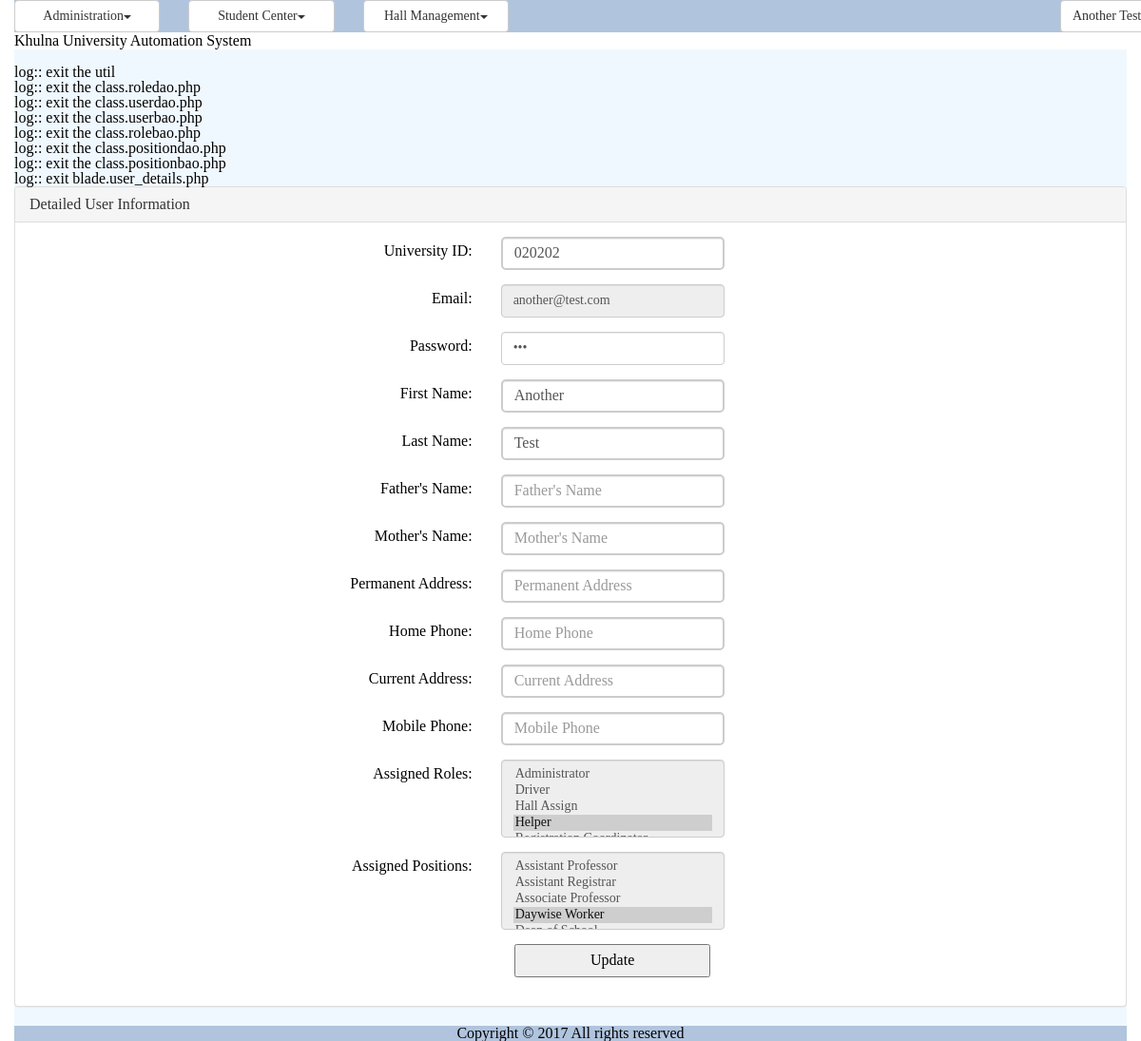
The page /user_details.php (signed in) on the database its author committed.
### tables this page shows
CREATE TABLE `tbl_user` (
  `ID` varchar(40) NOT NULL,
  `UniversityID` varchar(20) NOT NULL,
  `Email` varchar(50) NOT NULL,
  `Password` varchar(20) NOT NULL,
  `FirstName` varchar(50) NOT NULL,
  `LastName` varchar(50) NOT NULL,
  `Status` varchar(20) DEFAULT NULL,
  `IsLogged` smallint(1) DEFAULT NULL,
  `IsArchived` smallint(1) DEFAULT NULL,
  `IsDeleted` smallint(1) DEFAULT NULL
);

CREATE TABLE `tbl_role` (
  `ID` varchar(40) NOT NULL,
  `Name` varchar(50) NOT NULL
);

CREATE TABLE `tbl_position` (
  `ID` varchar(40) NOT NULL,
  `Name` varchar(50) NOT NULL
);

### common/class.common.user.php (called while the page is built, shortened)
<?php
class User{
    private $_ID;
    public function setID ( $ID ) {
        $this->_ID = $ID;
    }
    public function getID () {
        return $this->_ID;
    }
}
class UserDetails{
    private $_FatherName;
    private $_MotherName;
    private $_PermanentAddress;
    private $_HomePhone;
    private $_CurrentAddress;
    private $_MobilePhone;
    public function setFatherName ( $FatherName ) {
        $this->_FatherName = $FatherName;
    }
    public function getFatherName () {
        return $this->_FatherName;
    }
    public function setMotherName ( $MotherName ) {
        $this->_MotherName = $MotherName;
    }
    public function getMotherName () {
        return $this->_MotherName;
    }
    public function setPermanentAddress ( $PermanentAddress ) {
        $this->_PermanentAddress = $PermanentAddress;
    }
    public function getPermanentAddress () {
        return $this->_PermanentAddress;
    }
    public function setHomePhone( $HomePhone ) {
        $this->_HomePhone = $HomePhone;
    }
    public function getHomePhone() {
        return $this->_HomePhone;
    }
   public function setCurrentAddress ( $CurrentAddress ) {
        $this->_CurrentAddress = $CurrentAddress;
    }
    public function getCurrentAddress () {
        return $this->_CurrentAddress;
    }
    public function setMobilePhone( $MobilePhone ) {
        $this->_MobilePhone = $MobilePhone;
    }
    public function getMobilePhone() {
        return $this->_MobilePhone;
    }
}
class Role{
    private $_ID;
    private $_Name;
    public function setID ( $ID ) {
        $this->_ID = $ID;
    }
    public function getID () {
        return $this->_ID;
    }
    public function setName( $Name ) {
        $this->_Name = $Name;
    }
    public function getName() {
        return $this->_Name;
    }
}
class Position{
    private $_ID;
    private $_Name;
    public function setID ( $ID ) {
        $this->_ID = $ID;
    }
    public function getID () {
        return $this->_ID;
    }
    public function setName( $Name ) {
        $this->_Name = $Name;
    }
    public function getName() {
        return $this->_Name;
    }
}
?>

### common/class.common.php (called while the page is built, shortened)
<?php
include_once 'class.common.user.php';
class Result{
    private $_IsSuccess=0;
    private $_ResultObject;
    public function setIsSuccess($IsSuccess){
        $this->_IsSuccess = $IsSuccess;
    }
    public function getIsSuccess(){
        return $this->_IsSuccess;
    }
    public function setResultObject($ResultObject){
        $this->_ResultObject = $ResultObject;
    }
    public function getResultObject(){
        return $this->_ResultObject;
    }
}
?>

### modules/user/ui/view.user_details.php (the view)
<?php
include_once COMMON.'class.common.php';
include_once 'blade/view.user_details.blade.php';
?>
<div class="panel panel-default">
    <div class="panel-heading">Detailed User Information</div>
    <div class="panel-body">
	<div id="form">
		<form method="post" class="form-horizontal">
			<div class="form-group">
              	<label class="control-label col-sm-4" for="txtUniversityID">University ID:</label>
              	<div class="col-sm-6">
              	<input type="text" name="txtUniversityID" class="form-control" placeholder="University Identity" value="<?php echo $userPositions->getUniversityID(); ?>" required/>
			  	</div>
			</div>
			<div class="form-group">
              	<label class="control-label col-sm-4" for="txtEmail">Email:</label>
              	<div class="col-sm-6">
			  	<input type="email" name="txtEmail" class="form-control" placeholder="Email Address" value="<?php echo $userPositions->getEmail(); ?>" readonly/>
			  	</div>
			</div>
			<div class="form-group">
              	<label class="control-label col-sm-4" for="txtPassword">Password:</label>
              	<div class="col-sm-6">
				<input type="password" name="txtPassword" class="form-control" placeholder="Password" value="<?php echo $userPositions->getPassword(); ?>" required/>
				</div>
			</div>
			<div class="form-group">
              	<label class="control-label col-sm-4" for="txtFirstName">First Name:</label>
              	<div class="col-sm-6">
				<input type="text" name="txtFirstName" class="form-control" placeholder="First Name" value="<?php echo $userPositions->getFirstName(); ?>" required/>
				</div>
			</div>
			<div class="form-group">
              	<label class="control-label col-sm-4" for="txtLastName">Last Name:</label>
              	<div class="col-sm-6">
				<input type="text" name="txtLastName" class="form-control" placeholder="Last Name" value="<?php echo $userPositions->getLastName(); ?>" required/>
				</div>
			</div>
			<div class="form-group">
              	<label class="control-label col-sm-4" for="txtFatherName">Father's Name:</label>
              	<div class="col-sm-6">
				<input type="text" name="txtFatherName" class="form-control" placeholder="Father's Name" value="<?php echo $userDetails->getFatherName(); ?>" required/>
				</div>
			</div>
			<div class="form-group">
              	<label class="control-label col-sm-4" for="txtMotherName">Mother's Name:</label>
              	<div class="col-sm-6">
				<input type="text" name="txtMotherName" class="form-control" placeholder="Mother's Name" value="<?php echo $userDetails->getMotherName(); ?>" required/>
				</div>
			</div>
			<div class="form-group">
              	<label class="control-label col-sm-4" for="txtPermanentAddress">Permanent Address:</label>
              	<div class="col-sm-6">
				<input type="text" name="txtPermanentAddress" class="form-control" placeholder="Permanent Address" value="<?php echo $userDetails->getPermanentAddress(); ?>" required/>
				</div>
			</div>
			<div class="form-group">
              	<label class="control-label col-sm-4" for="txtHomePhone">Home Phone:</label>
              	<div class="col-sm-6">
				<input type="text" name="txtHomePhone" class="form-control" placeholder="Home Phone" value="<?php echo $userDetails->getHomePhone(); ?>" required/>
				</div>
			</div>
			<div class="form-group">
              	<label class="control-label col-sm-4" for="txtCurrentAddress">Current Address:</label>
              	<div class="col-sm-6">
				<input type="text" name="txtCurrentAddress" class="form-control" placeholder="Current Address" value="<?php echo $userDetails->getCurrentAddress(); ?>" required/>
				</div>
			</div>
			<div class="form-group">
              	<label class="control-label col-sm-4" for="txtMobilePhone">Mobile Phone:</label>
              	<div class="col-sm-6">
				<input type="text" name="txtMobilePhone" class="form-control" placeholder="Mobile Phone" value="<?php echo $userDetails->getMobilePhone(); ?>" required/>
				</div>
			</div>
			<div class="form-group">
              	<label class="control-label col-sm-4" for="assignedRoles">Assigned Roles:</label>
              	<div class="col-sm-6">
						    <?php
						    $var = '<select name="assignedRoles[]" class="form-control" id="select-from-roles" multiple readonly>';
							$Result = $_RoleBAO->getAllRoles();
							if($Result->getIsSuccess()){
								$Roles = $Result->getResultObject();
						       for ($i=0; $i < sizeof($Roles); $i++) {
						       		$Role = $Roles[$i];
						    		$var = $var. '<option value="'.$Role->getID().'"';
						       		if(isRoleAvailable($Role,$userPositions->getRoles())) {
						          		$var = $var.' selected="selected"';
						          	}
						          	$var = $var.'>'.$Role->getName().'</option>';
								}
								$var = $var.'</select>';
							}
							echo $var;
							?>
				</div>
			</div>
			<div class="form-group">
              	<label class="control-label col-sm-4" for="assignedPositions">Assigned Positions:</label>
              	<div class="col-sm-6">
						    <?php
						    $var = '<select name="assignedPositions[]" class="form-control" id="select-from-positions" multiple readonly>';
							$Result = $_PositionBAO->getAllPositions();
							if($Result->getIsSuccess()){
								$Positions = $Result->getResultObject();
						       for ($i=0; $i < sizeof($Positions); $i++) {
						       		$Position = $Positions[$i];
						    		$var = $var. '<option value="'.$Position->getID().'"';
						       		if(isPositionAvailable($Position,$userPositions->getPositions()))
						       		{
						          		$var = $var.' selected="selected"';
						          	}
						          	$var = $var.'>'.$Position->getName().'</option>';
								}
								$var = $var.'</select>';
							}
							echo $var;
							?>
				</div>
			</div>
	        <div class="form-group">
              <div class="col-sm-offset-2 col-sm-10">
					<button type="submit" value="update" name="update">Update</button>
			   </div>
            </div>
		</form>
	</div>
	</div>
</div>

### resources/css/style.css (style rules this page uses)
input[type=text] { width: 230px; box-sizing: border-box; border: 2px solid #ccc; border-radius: 5px; font-size: 16px; background-color: white; background-image: url('searchicon.png'); background-position: 10px 10px; background-repeat: no-repeat; -webkit-transition: width 0.4s ease-in-out; transition: width 0.4s ease-in-out; }
#form { width:500px; margin:0px auto; text-align:center; }
#form form input { width:100%; height:35px; }
form button { width:50%; height:35px; }
body { font-family: Verdana; font-size: 12px; color: #444; }

### rows shown on the page
tbl_user: txtUniversityID "020202", txtEmail "another@test.com", txtFirstName "Another", txtLastName "Test"
tbl_role: Name "Administrator / Driver / Hall Assign / Helper ☑"
tbl_position: Name "Assistant Professor / Assistant Registrar / Associate Professor / Daywise Worker ☑"

### other values the page prints
$globalMenu[$i]->getTitle() "Administration Student Center Hall Management"
$CurrentUser->getFirstName() "Another"
$CurrentUser->getLastName() "Test…"
